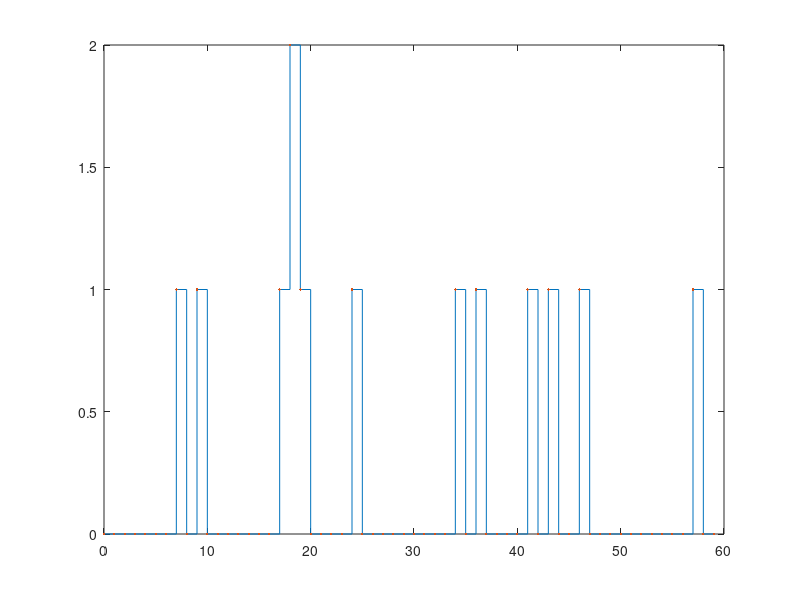

The MATLAB script that drew this image:
%regenmeth.m
clear all, p=0.25;q=1-p;
N=10000;
z = zeros(1,N);R = zeros(1,N);tau = zeros(1,N);
Rsum=0;regcount = 0;lastregtime = 1;
for i=2:N
    if rand<p
        z(i)=z(i-1)+1;
    elseif z(i-1) %if z is not zero
        z(i)=z(i-1)-1;
    end
     Rsum = Rsum + z(i); 
    if z(i)==0 %regeneration detected
        regcount = regcount + 1;
        R(regcount) = Rsum;
        tau(regcount) = i - lastregtime; 
        Rsum = 0;
        lastregtime = i;
    end
end
stairs(0:59,z(1:60)),hold on, plot(0:59,z(1:60),'.')
ell = mean(R)/mean(tau)
C = cov(R,tau);
s = sqrt(C(1,1) - 2*ell*C(1,2) + ell^2*C(2,2))
RE = s/mean(tau)/sqrt(N)
fprintf('ell %g ; 0.95 CI ( %g , %g ) \n', ...
             ell,ell*(1-1.96*RE),ell*(1+1.96*RE))
